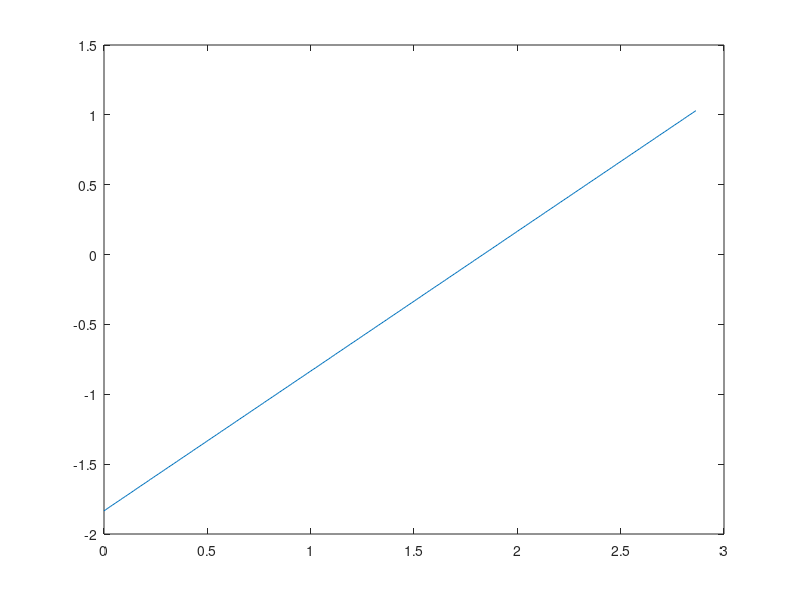

MATLAB code for this plot:
load speedLog.txt

s = speedLog(:,1);


qActual = speedLog(:,3:8); % Actual Position
qdActual = speedLog(:,9:14); %Actual  Velocity
qddTarget = speedLog(:,15:20); % Target acc
qdTarget = speedLog(:,21:26); % Target vel
qTarget = speedLog(:,27:32); % Target pos
test01 = speedLog(:,33);


qddActual = diff(qdActual)/0.008;

robotTime = speedLog(:,1);

%Systime
sysTime = speedLog(:,2);

tv = 0:0.008:(length(robotTime)/125)-0.008;

%%
plot(qdActual(:,1))


%%
x = qActual(61:419,1);
tvx = 0:0.008:((419-61)/125);
plot(tvx,x)


(0.6701+1.834)/2.5